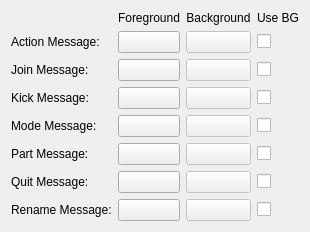
         <widget class="QWidget" name="tab_2" >
          <attribute name="title" >
           <string>User Activity</string>
          </attribute>
          <layout class="QGridLayout" >
           <item row="0" column="1" >
            <widget class="QLabel" name="label_35" >
             <property name="text" >
              <string>Foreground</string>
             </property>
             <property name="alignment" >
              <set>Qt::AlignCenter</set>
             </property>
            </widget>
           </item>
           <item row="0" column="2" >
            <widget class="QLabel" name="label_36" >
             <property name="text" >
              <string>Background</string>
             </property>
             <property name="alignment" >
              <set>Qt::AlignCenter</set>
             </property>
            </widget>
           </item>
           <item row="0" column="3" >
            <widget class="QLabel" name="label_8" >
             <property name="text" >
              <string>Use BG</string>
             </property>
             <property name="alignment" >
              <set>Qt::AlignCenter</set>
             </property>
            </widget>
           </item>
           <item row="1" column="0" >
            <widget class="QLabel" name="label_27" >
             <property name="text" >
              <string>Action Message:</string>
             </property>
            </widget>
           </item>
           <item row="1" column="1" >
            <widget class="ColorButton" name="actionMessageFG" >
             <property name="text" >
              <string/>
             </property>
            </widget>
           </item>
           <item row="1" column="2" >
            <widget class="ColorButton" name="actionMessageBG" >
             <property name="enabled" >
              <bool>false</bool>
             </property>
             <property name="text" >
              <string/>
             </property>
            </widget>
           </item>
           <item row="1" column="3" >
            <widget class="QCheckBox" name="actionMessageUseBG" >
             <property name="sizePolicy" >
              <sizepolicy vsizetype="Fixed" hsizetype="Maximum" >
               <horstretch>0</horstretch>
               <verstretch>0</verstretch>
              </sizepolicy>
             </property>
             <property name="layoutDirection" >
              <enum>Qt::LeftToRight</enum>
             </property>
             <property name="text" >
              <string/>
             </property>
            </widget>
           </item>
           <item row="2" column="0" >
            <widget class="QLabel" name="label_21" >
             <property name="text" >
              <string>Join Message:</string>
             </property>
            </widget>
           </item>
           <item row="2" column="1" >
            <widget class="ColorButton" name="joinMessageFG" >
             <property name="text" >
              <string/>
             </property>
            </widget>
           </item>
           <item row="2" column="2" >
            <widget class="ColorButton" name="joinMessageBG" >
             <property name="enabled" >
              <bool>false</bool>
             </property>
             <property name="text" >
              <string/>
             </property>
            </widget>
           </item>
           <item row="2" column="3" >
            <widget class="QCheckBox" name="joinMessageUseBG" >
             <property name="sizePolicy" >
              <sizepolicy vsizetype="Fixed" hsizetype="Maximum" >
               <horstretch>0</horstretch>
               <verstretch>0</verstretch>
              </sizepolicy>
             </property>
             <property name="layoutDirection" >
              <enum>Qt::LeftToRight</enum>
             </property>
             <property name="text" >
              <string/>
             </property>
            </widget>
           </item>
           <item row="3" column="0" >
            <widget class="QLabel" name="label_25" >
             <property name="text" >
              <string>Kick Message:</string>
             </property>
            </widget>
           </item>
           <item row="3" column="1" >
            <widget class="ColorButton" name="kickMessageFG" >
             <property name="text" >
              <string/>
             </property>
            </widget>
           </item>
           <item row="3" column="2" >
            <widget class="ColorButton" name="kickMessageBG" >
             <property name="enabled" >
              <bool>false</bool>
             </property>
             <property name="text" >
              <string/>
             </property>
            </widget>
           </item>
           <item row="3" column="3" >
            <widget class="QCheckBox" name="kickMessageUseBG" >
             <property name="sizePolicy" >
              <sizepolicy vsizetype="Fixed" hsizetype="Maximum" >
               <horstretch>0</horstretch>
               <verstretch>0</verstretch>
              </sizepolicy>
             </property>
             <property name="layoutDirection" >
              <enum>Qt::LeftToRight</enum>
             </property>
             <property name="text" >
              <string/>
             </property>
            </widget>
           </item>
           <item row="4" column="0" >
            <widget class="QLabel" name="label_26" >
             <property name="text" >
              <string>Mode Message:</string>
             </property>
            </widget>
           </item>
           <item row="4" column="1" >
            <widget class="ColorButton" name="modeMessageFG" >
             <property name="text" >
              <string/>
             </property>
            </widget>
           </item>
           <item row="4" column="2" >
            <widget class="ColorButton" name="modeMessageBG" >
             <property name="enabled" >
              <bool>false</bool>
             </property>
             <property name="text" >
              <string/>
             </property>
            </widget>
           </item>
           <item row="4" column="3" >
            <widget class="QCheckBox" name="modeMessageUseBG" >
             <property name="sizePolicy" >
              <sizepolicy vsizetype="Fixed" hsizetype="Maximum" >
               <horstretch>0</horstretch>
               <verstretch>0</verstretch>
              </sizepolicy>
             </property>
             <property name="layoutDirection" >
              <enum>Qt::LeftToRight</enum>
             </property>
             <property name="text" >
              <string/>
             </property>
            </widget>
           </item>
           <item row="5" column="0" >
            <widget class="QLabel" name="label_22" >
             <property name="text" >
              <string>Part Message:</string>
             </property>
            </widget>
           </item>
           <item row="5" column="1" >
            <widget class="ColorButton" name="partMessageFG" >
             <property name="text" >
              <string/>
             </property>
            </widget>
           </item>
           <item row="5" column="2" >
            <widget class="ColorButton" name="partMessageBG" >
             <property name="enabled" >
              <bool>false</bool>
             </property>
             <property name="text" >
              <string/>
             </property>
            </widget>
           </item>
           <item row="5" column="3" >
            <widget class="QCheckBox" name="partMessageUseBG" >
             <property name="sizePolicy" >
              <sizepolicy vsizetype="Fixed" hsizetype="Maximum" >
               <horstretch>0</horstretch>
               <verstretch>0</verstretch>
              </sizepolicy>
             </property>
             <property name="layoutDirection" >
              <enum>Qt::LeftToRight</enum>
             </property>
             <property name="text" >
              <string/>
             </property>
            </widget>
           </item>
           <item row="6" column="0" >
            <widget class="QLabel" name="label_23" >
             <property name="text" >
              <string>Quit Message:</string>
             </property>
            </widget>
           </item>
           <item row="6" column="1" >
            <widget class="ColorButton" name="quitMessageFG" >
             <property name="text" >
              <string/>
             </property>
            </widget>
           </item>
           <item row="6" column="2" >
            <widget class="ColorButton" name="quitMessageBG" >
             <property name="enabled" >
              <bool>false</bool>
             </property>
             <property name="text" >
              <string/>
             </property>
            </widget>
           </item>
           <item row="6" column="3" >
            <widget class="QCheckBox" name="quitMessageUseBG" >
             <property name="sizePolicy" >
              <sizepolicy vsizetype="Fixed" hsizetype="Maximum" >
               <horstretch>0</horstretch>
               <verstretch>0</verstretch>
              </sizepolicy>
             </property>
             <property name="layoutDirection" >
              <enum>Qt::LeftToRight</enum>
             </property>
             <property name="text" >
              <string/>
             </property>
            </widget>
           </item>
           <item row="7" column="0" >
            <widget class="QLabel" name="label_24" >
             <property name="text" >
              <string>Rename Message:</string>
             </property>
            </widget>
           </item>
           <item row="7" column="1" >
            <widget class="ColorButton" name="renameMessageFG" >
             <property name="text" >
              <string/>
             </property>
            </widget>
           </item>
           <item row="7" column="2" >
            <widget class="ColorButton" name="renameMessageBG" >
             <property name="enabled" >
              <bool>false</bool>
             </property>
             <property name="text" >
              <string/>
             </property>
            </widget>
           </item>
           <item row="7" column="3" >
            <widget class="QCheckBox" name="renameMessageUseBG" >
             <property name="sizePolicy" >
              <sizepolicy vsizetype="Fixed" hsizetype="Maximum" >
               <horstretch>0</horstretch>
               <verstretch>0</verstretch>
              </sizepolicy>
             </property>
             <property name="layoutDirection" >
              <enum>Qt::LeftToRight</enum>
             </property>
             <property name="text" >
              <string/>
             </property>
            </widget>
           </item>
          </layout>
         </widget>
